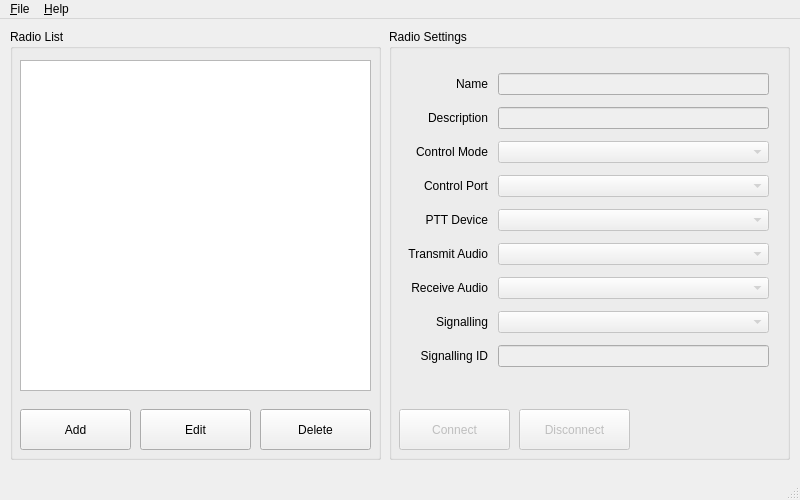
<?xml version="1.0" encoding="UTF-8"?>
<ui version="4.0">
 <class>ServerWindow</class>
 <widget class="QMainWindow" name="ServerWindow">
  <property name="geometry">
   <rect>
    <x>0</x>
    <y>0</y>
    <width>800</width>
    <height>500</height>
   </rect>
  </property>
  <property name="sizePolicy">
   <sizepolicy hsizetype="Fixed" vsizetype="Fixed">
    <horstretch>0</horstretch>
    <verstretch>0</verstretch>
   </sizepolicy>
  </property>
  <property name="minimumSize">
   <size>
    <width>800</width>
    <height>500</height>
   </size>
  </property>
  <property name="maximumSize">
   <size>
    <width>800</width>
    <height>500</height>
   </size>
  </property>
  <property name="windowTitle">
   <string>Radio Console Server</string>
  </property>
  <widget class="QWidget" name="centralwidget">
   <widget class="QGroupBox" name="grpRadioList">
    <property name="geometry">
     <rect>
      <x>10</x>
      <y>10</y>
      <width>371</width>
      <height>431</height>
     </rect>
    </property>
    <property name="title">
     <string>Radio List</string>
    </property>
    <widget class="QPushButton" name="fAddRadio">
     <property name="geometry">
      <rect>
       <x>10</x>
       <y>380</y>
       <width>111</width>
       <height>41</height>
      </rect>
     </property>
     <property name="text">
      <string>Add</string>
     </property>
    </widget>
    <widget class="QPushButton" name="fEditRadio">
     <property name="geometry">
      <rect>
       <x>130</x>
       <y>380</y>
       <width>111</width>
       <height>41</height>
      </rect>
     </property>
     <property name="text">
      <string>Edit</string>
     </property>
    </widget>
    <widget class="QPushButton" name="fDeleteRadio">
     <property name="geometry">
      <rect>
       <x>250</x>
       <y>380</y>
       <width>111</width>
       <height>41</height>
      </rect>
     </property>
     <property name="text">
      <string>Delete</string>
     </property>
    </widget>
    <widget class="QListWidget" name="fRadioList">
     <property name="geometry">
      <rect>
       <x>10</x>
       <y>31</y>
       <width>351</width>
       <height>331</height>
      </rect>
     </property>
    </widget>
   </widget>
   <widget class="QGroupBox" name="grpRadioSettings">
    <property name="geometry">
     <rect>
      <x>389</x>
      <y>10</y>
      <width>401</width>
      <height>431</height>
     </rect>
    </property>
    <property name="title">
     <string>Radio Settings</string>
    </property>
    <widget class="QWidget" name="gridLayoutWidget">
     <property name="geometry">
      <rect>
       <x>9</x>
       <y>29</y>
       <width>381</width>
       <height>331</height>
      </rect>
     </property>
     <layout class="QGridLayout" name="grdRadioSettings">
      <property name="leftMargin">
       <number>10</number>
      </property>
      <property name="topMargin">
       <number>5</number>
      </property>
      <property name="rightMargin">
       <number>10</number>
      </property>
      <property name="bottomMargin">
       <number>5</number>
      </property>
      <property name="horizontalSpacing">
       <number>10</number>
      </property>
      <property name="verticalSpacing">
       <number>2</number>
      </property>
      <item row="4" column="0">
       <widget class="QLabel" name="lblRadioPTT">
        <property name="text">
         <string>PTT Device</string>
        </property>
        <property name="alignment">
         <set>Qt::AlignRight|Qt::AlignTrailing|Qt::AlignVCenter</set>
        </property>
       </widget>
      </item>
      <item row="6" column="1">
       <widget class="QComboBox" name="fEditRadioRxAud">
        <property name="enabled">
         <bool>false</bool>
        </property>
       </widget>
      </item>
      <item row="7" column="0">
       <widget class="QLabel" name="lblRadioSigMode">
        <property name="text">
         <string>Signalling</string>
        </property>
        <property name="alignment">
         <set>Qt::AlignRight|Qt::AlignTrailing|Qt::AlignVCenter</set>
        </property>
       </widget>
      </item>
      <item row="8" column="0">
       <widget class="QLabel" name="lblRadioSigId">
        <property name="text">
         <string>Signalling ID</string>
        </property>
        <property name="alignment">
         <set>Qt::AlignRight|Qt::AlignTrailing|Qt::AlignVCenter</set>
        </property>
       </widget>
      </item>
      <item row="5" column="1">
       <widget class="QComboBox" name="fEditRadioTxAud">
        <property name="enabled">
         <bool>false</bool>
        </property>
       </widget>
      </item>
      <item row="1" column="0">
       <widget class="QLabel" name="lblRadioDesc">
        <property name="text">
         <string>Description</string>
        </property>
        <property name="alignment">
         <set>Qt::AlignRight|Qt::AlignTrailing|Qt::AlignVCenter</set>
        </property>
       </widget>
      </item>
      <item row="3" column="1">
       <widget class="QComboBox" name="fEditRadioCtrlPort">
        <property name="enabled">
         <bool>false</bool>
        </property>
       </widget>
      </item>
      <item row="7" column="1">
       <widget class="QComboBox" name="fEditRadioSigMode">
        <property name="enabled">
         <bool>false</bool>
        </property>
       </widget>
      </item>
      <item row="5" column="0">
       <widget class="QLabel" name="lblRadioTxAud">
        <property name="text">
         <string>Transmit Audio</string>
        </property>
        <property name="alignment">
         <set>Qt::AlignRight|Qt::AlignTrailing|Qt::AlignVCenter</set>
        </property>
       </widget>
      </item>
      <item row="6" column="0">
       <widget class="QLabel" name="lblRadioRxAud">
        <property name="text">
         <string>Receive Audio</string>
        </property>
        <property name="alignment">
         <set>Qt::AlignRight|Qt::AlignTrailing|Qt::AlignVCenter</set>
        </property>
       </widget>
      </item>
      <item row="0" column="1">
       <widget class="QLineEdit" name="fEditRadioName">
        <property name="enabled">
         <bool>false</bool>
        </property>
       </widget>
      </item>
      <item row="8" column="1">
       <widget class="QLineEdit" name="fEditRadioSigId">
        <property name="enabled">
         <bool>false</bool>
        </property>
        <property name="maxLength">
         <number>8</number>
        </property>
       </widget>
      </item>
      <item row="1" column="1">
       <widget class="QLineEdit" name="fEditRadioDesc">
        <property name="enabled">
         <bool>false</bool>
        </property>
       </widget>
      </item>
      <item row="0" column="0">
       <widget class="QLabel" name="lblRadioName">
        <property name="text">
         <string>Name</string>
        </property>
        <property name="alignment">
         <set>Qt::AlignRight|Qt::AlignTrailing|Qt::AlignVCenter</set>
        </property>
       </widget>
      </item>
      <item row="3" column="0">
       <widget class="QLabel" name="lblRadioCtrlPort">
        <property name="text">
         <string>Control Port</string>
        </property>
        <property name="alignment">
         <set>Qt::AlignRight|Qt::AlignTrailing|Qt::AlignVCenter</set>
        </property>
       </widget>
      </item>
      <item row="4" column="1">
       <widget class="QComboBox" name="fEditRadioPTT">
        <property name="enabled">
         <bool>false</bool>
        </property>
       </widget>
      </item>
      <item row="2" column="0">
       <widget class="QLabel" name="lblRadioCtrlMode">
        <property name="text">
         <string>Control Mode</string>
        </property>
        <property name="alignment">
         <set>Qt::AlignRight|Qt::AlignTrailing|Qt::AlignVCenter</set>
        </property>
       </widget>
      </item>
      <item row="2" column="1">
       <widget class="QComboBox" name="fEditRadioCtrlMode">
        <property name="enabled">
         <bool>false</bool>
        </property>
       </widget>
      </item>
     </layout>
    </widget>
    <widget class="QPushButton" name="fConnectRadio">
     <property name="enabled">
      <bool>false</bool>
     </property>
     <property name="geometry">
      <rect>
       <x>10</x>
       <y>380</y>
       <width>111</width>
       <height>41</height>
      </rect>
     </property>
     <property name="text">
      <string>Connect</string>
     </property>
    </widget>
    <widget class="QPushButton" name="fDisconnectRadio">
     <property name="enabled">
      <bool>false</bool>
     </property>
     <property name="geometry">
      <rect>
       <x>130</x>
       <y>380</y>
       <width>111</width>
       <height>41</height>
      </rect>
     </property>
     <property name="text">
      <string>Disconnect</string>
     </property>
    </widget>
   </widget>
  </widget>
  <widget class="QMenuBar" name="menubar">
   <property name="geometry">
    <rect>
     <x>0</x>
     <y>0</y>
     <width>800</width>
     <height>22</height>
    </rect>
   </property>
   <widget class="QMenu" name="menu_File">
    <property name="title">
     <string>&amp;File</string>
    </property>
    <addaction name="aMenuSaveConfig"/>
    <addaction name="aMenuLoadConfig"/>
    <addaction name="separator"/>
    <addaction name="aMenuQuit"/>
   </widget>
   <widget class="QMenu" name="menu_Help">
    <property name="title">
     <string>&amp;Help</string>
    </property>
    <addaction name="actionAbout"/>
   </widget>
   <addaction name="menu_File"/>
   <addaction name="menu_Help"/>
  </widget>
  <widget class="QStatusBar" name="statusbar"/>
  <action name="aMenuSaveConfig">
   <property name="text">
    <string>&amp;Save Config</string>
   </property>
  </action>
  <action name="aMenuLoadConfig">
   <property name="text">
    <string>&amp;Open Config</string>
   </property>
  </action>
  <action name="aMenuQuit">
   <property name="text">
    <string>&amp;Quit</string>
   </property>
  </action>
  <action name="actionAbout">
   <property name="text">
    <string>About</string>
   </property>
  </action>
 </widget>
 <resources/>
 <connections/>
</ui>
